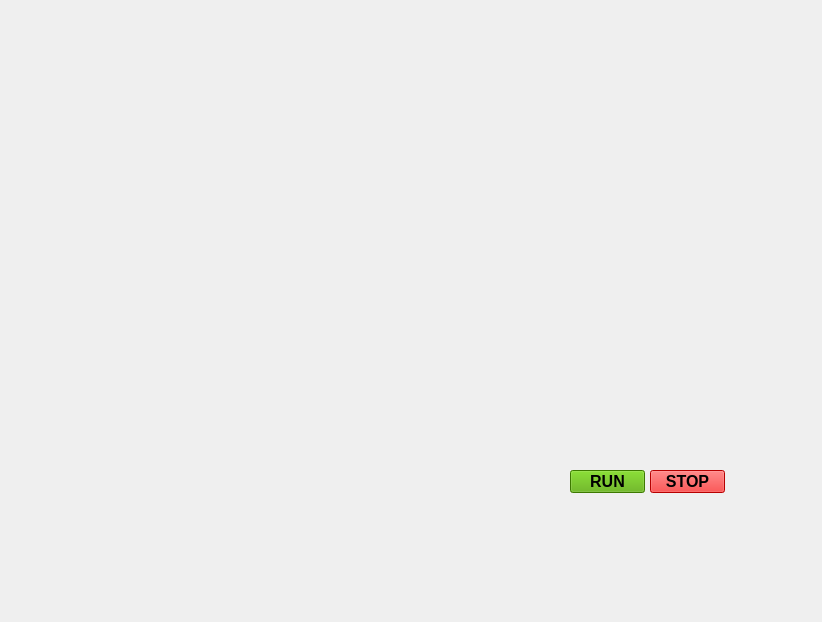
<?xml version="1.0" encoding="UTF-8"?>
<ui version="4.0">
 <class>VAIGUI</class>
 <widget class="QMainWindow" name="VAIGUI">
  <property name="geometry">
   <rect>
    <x>0</x>
    <y>0</y>
    <width>822</width>
    <height>622</height>
   </rect>
  </property>
  <property name="windowTitle">
   <string>MainWindow</string>
  </property>
  <widget class="QWidget" name="centralwidget">
   <widget class="QLabel" name="label">
    <property name="geometry">
     <rect>
      <x>0</x>
      <y>0</y>
      <width>821</width>
      <height>621</height>
     </rect>
    </property>
    <property name="styleSheet">
     <string notr="true">background-color: rgba(0, 255, 0, 0);</string>
    </property>
    <property name="text">
     <string/>
    </property>
    <property name="pixmap">
     <pixmap>../7LP8.gif</pixmap>
    </property>
    <property name="scaledContents">
     <bool>true</bool>
    </property>
   </widget>
   <widget class="QPushButton" name="pushButton">
    <property name="geometry">
     <rect>
      <x>570</x>
      <y>470</y>
      <width>75</width>
      <height>23</height>
     </rect>
    </property>
    <property name="font">
     <font>
      <pointsize>12</pointsize>
      <weight>75</weight>
      <bold>true</bold>
     </font>
    </property>
    <property name="styleSheet">
     <string notr="true">background-color: rgb(85, 170, 0);</string>
    </property>
    <property name="text">
     <string>RUN</string>
    </property>
   </widget>
   <widget class="QPushButton" name="pushButton_2">
    <property name="geometry">
     <rect>
      <x>650</x>
      <y>470</y>
      <width>75</width>
      <height>23</height>
     </rect>
    </property>
    <property name="font">
     <font>
      <pointsize>12</pointsize>
      <weight>75</weight>
      <bold>true</bold>
     </font>
    </property>
    <property name="styleSheet">
     <string notr="true">background-color: rgb(255, 0, 0);</string>
    </property>
    <property name="text">
     <string>STOP</string>
    </property>
   </widget>
   <widget class="QTextBrowser" name="textBrowser">
    <property name="geometry">
     <rect>
      <x>90</x>
      <y>20</y>
      <width>256</width>
      <height>41</height>
     </rect>
    </property>
    <property name="styleSheet">
     <string notr="true">background: transparent;</string>
    </property>
   </widget>
   <widget class="QTextBrowser" name="textBrowser_2">
    <property name="geometry">
     <rect>
      <x>340</x>
      <y>20</y>
      <width>256</width>
      <height>41</height>
     </rect>
    </property>
    <property name="styleSheet">
     <string notr="true">background: transparent;</string>
    </property>
   </widget>
  </widget>
 </widget>
 <resources/>
 <connections/>
</ui>
